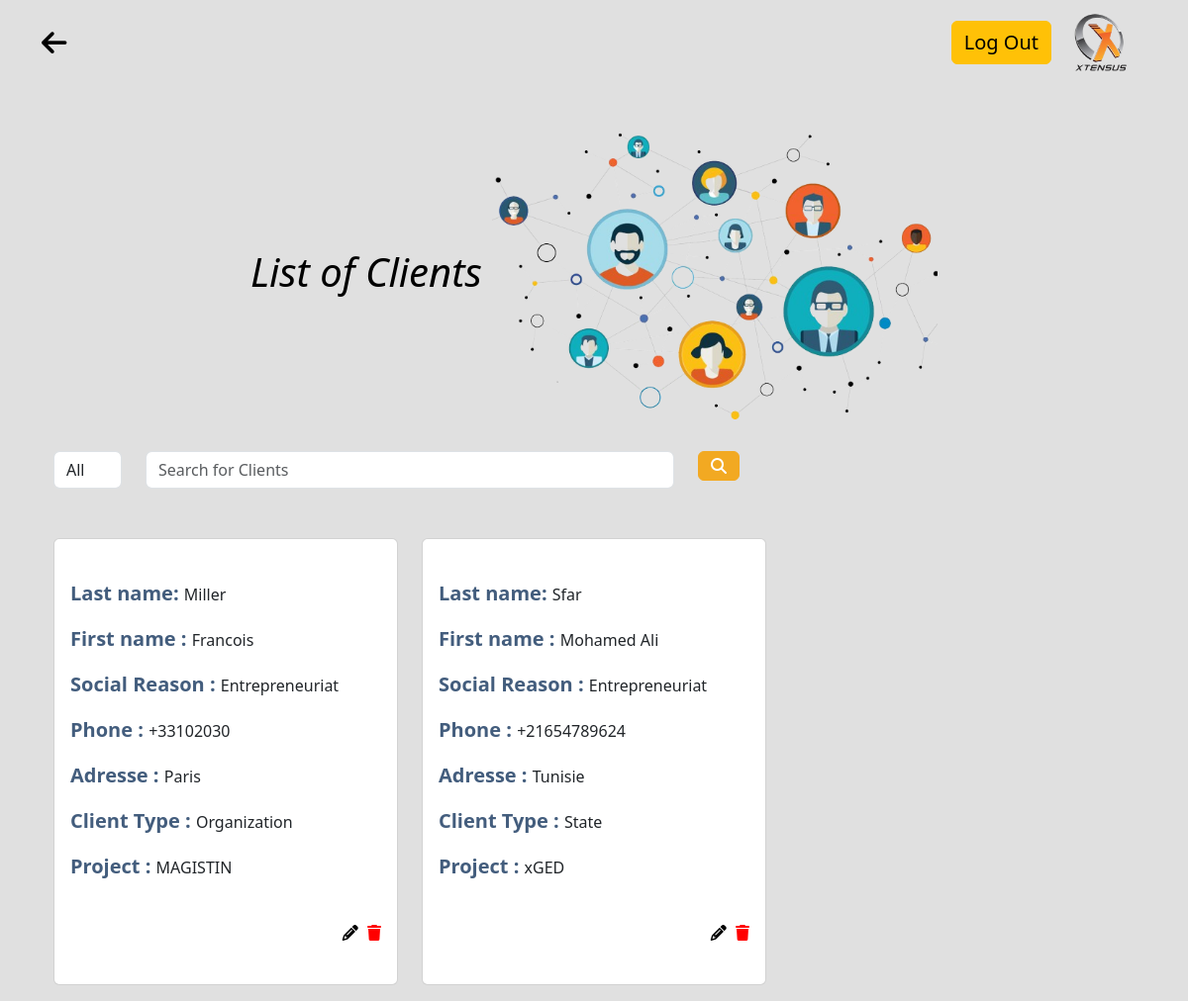
Page /Clients.php on the committed database.
### tables this page shows
CREATE TABLE `client` (
  `ClientId` int(4) NOT NULL,
  `Nom` varchar(40) NOT NULL,
  `Prenom` varchar(40) NOT NULL,
  `RaisonSociale` varchar(40) NOT NULL,
  `Telephone` varchar(40) NOT NULL,
  `Adresse` varchar(100) NOT NULL,
  `ClientTypeId` int(4) NOT NULL
);

CREATE TABLE `clienttype` (
  `ClientTypeId` int(4) NOT NULL,
  `Libelle` varchar(100) NOT NULL
);

CREATE TABLE `projet` (
  `ProjetId` int(4) NOT NULL,
  `Titre` varchar(40) NOT NULL,
  `Duree` varchar(40) NOT NULL,
  `Date` date NOT NULL,
  `logo` varchar(40) NOT NULL,
  `pDescription` varchar(1000) NOT NULL,
  `Description` varchar(10000) NOT NULL
);

### connexion.php (called while the page is built, shortened)
<?php
include('dbconfig.php');

### Clients.php (the view, shortened to what this page needs)
<head>
<link href="https://cdn.jsdelivr.net/npm/bootstrap@5.3.2/dist/css/bootstrap.min.css" rel="stylesheet">
<link rel="stylesheet" href="https://cdnjs.cloudflare.com/ajax/libs/font-awesome/6.4.2/css/all.min.css" />
<link rel="stylesheet" href="https://cdnjs.cloudflare.com/ajax/libs/font-awesome/6.4.2/css/all.min.css" />
    <link href="https://cdn.jsdelivr.net/npm/bootstrap@5.3.2/dist/css/bootstrap.min.css" rel="stylesheet">
</head>
<body style="background-color : #E0E0E0">
<header style="background-color: #E0E0E0; font-size: 20px;">
    <div class="container">
      <nav class="navbar navbar-dark navbar-expand-lg">
      <a href='accueil_administrateur.php  ' style='color:black ; font-size:29px'> <i class='fa-solid fa-arrow-left'></i> </a>
        <div class="collapse navbar-collapse justify-content-end ml-auto" id="navbarNav5" >
          <ul class="navbar-nav mr-auto">
            <a href=Login.php style="font-size: 20px;" class="btn btn-warning ml-md-3">Log Out</a>
          </ul>
        </div>
        <a class="navbar-brand" href="accueil_administrateur.php">
          <img src="xtensus_logo.png" height="60" alt="image" style="padding-left:20px ">
        </a>
      </nav>
    </div>
  </header>
  <br><br>
<h1 style="text-align : center ; color:black; font-size:40px " ><em> List of Clients </em>      <img src="List_Clients.png" width="450px"></h1>
<br>
<div class="container">
	<div class="container">
        <form  class="row"  method='POST' style="padding-left:50 px">
            <div class="col-md-1 ">
            <select class="form-control"  name="ProjetId">
                <option selected value="">All</option>
                <?php
                include("connexion.php") ;
                  ?>
                      </select>
            </div>
            <div class="col-md-6 ">
                <input type="text"  class="form-control" placeholder="Search for Clients " name="searchTitle" />
            </div>
            <div class="col-md-3 ">
            <button style="background-color: #F2A922; border-color: #F2A922;" type="submit" class="btn btn-primary btn-block" name='valider'>
                    <i class="fa-solid fa-magnifying-glass"></i>
                </button>
        </div>
        </form>
        <br>
        <?php
            if (isset($_POST['valider'])) {
                include("connexion.php");
                $i=0;
                $counter = 0;
                $searchTitle = $_POST['searchTitle'];
                $ProjetId = $_POST['ProjetId'];
                if ($ProjetId == "") {
                    $query = "SELECT Titre, Client.ClientId, Nom, Prenom, Telephone, Adresse, Client.ClientTypeId, clienttype.ClientTypeId, Libelle, RaisonSociale FROM Client
                    JOIN ClientProjet ON Client.ClientId = ClientProjet.ClientId
                    JOIN Projet ON ClientProjet.ProjetId = Projet.ProjetId
                    JOIN clienttype ON Client.ClientTypeId = clienttype.ClientTypeId
                    WHERE Client.Nom LIKE '%$searchTitle%'";
                                    } else {
                    $query = "SELECT Titre, Client.ClientId, Nom, Prenom, Telephone, Adresse, Client.ClientTypeId, clienttype.ClientTypeId, Libelle, RaisonSociale FROM Client
                    JOIN ClientProjet ON Client.ClientId = ClientProjet.ClientId
                    JOIN Projet ON ClientProjet.ProjetId = Projet.ProjetId
                    JOIN clienttype ON Client.ClientTypeId = clienttype.ClientTypeId
                    WHERE Projet.ProjetId='$ProjetId' AND Client.Nom LIKE '%$searchTitle%'";
                                    }
                $result = $connexion->query($query);
                while ($m = $result->fetch(PDO::FETCH_ASSOC)) {
                  if ($counter % 3 == 0) {
                    echo "<div class='row row-cols-3'>";
                }
                  echo "
                    <div class='col-md-4'>
                    <div class='card mb-3' style='max-width: 550px ; '>
                  <div class='row g-0'  >
                    <div class='col-md-8' style='width:100% ; '>
                      <div class='card-body' >
                      <br>
                        <p><span> Last name: </span>" . $m['Nom'] . " </p>
                        <p><span> First name : </span>" . $m['Prenom'] . " </p>
                        <p><span> Social Reason : </span>" . $m['RaisonSociale'] . " </p>
                        <p><span> Phone : </span>" . $m['Telephone'] . " </p>
                        <p><span> Adresse : </span>" . $m['Adresse'] . " </p>
                        <p><span> Client Type : </span>" . $m['Libelle'] . " </p>
                        <p><span> Project : </span>" . $m['Titre'] . " </p>
                        <br> <div style='float: right; '><a href=modifier_Client.php?ClientId=" . $m['ClientId'] . " class='a1'><i class='fa-solid fa-pencil'></i></a>
                        <a href=supprimer_Clients.php?ClientId=" . $m['ClientId'] . " class='a2' onclick='confirmation(event)' ><i class='fa-solid fa-trash'></i></a></div>" ;
                       echo" <br> <br>
                        </div>
                        </div>
                      </div>
                    </div>
                  </div>
                " ;
                $counter++;
                $i++;
                if ($counter % 3 == 0) {
                    echo "</div>";
                }
            } }
            else {
      include("connexion.php");
      $counter = 0;
      $query = "SELECT Titre, Client.ClientId, Nom, Prenom, Telephone, Adresse, Client.ClientTypeId, clienttype.ClientTypeId, Libelle, RaisonSociale FROM Client
JOIN ClientProjet ON Client.ClientId = ClientProjet.ClientId
JOIN Projet ON ClientProjet.ProjetId = Projet.ProjetId
JOIN clienttype ON Client.ClientTypeId = clienttype.ClientTypeId ";
                $result = $connexion->query($query);
                while ($m = $result->fetch(PDO::FETCH_ASSOC)) {
                  if ($counter % 3 == 0) {
                    echo "<div class='row row-cols-3'>";
                }
                  echo "
                    <div class='col-md-4'>
                    <div class='card mb-3' style='max-width: 550px ; '>
                  <div class='row g-0'  >
                    <div class='col-md-8' style='width:100% ; '>
                      <div class='card-body' >
                      <br>
                      <p><span> Last name: </span>" . $m['Nom'] . " </p>
                        <p><span> First name : </span>" . $m['Prenom'] . " </p>
                        <p><span> Social Reason : </span>" . $m['RaisonSociale'] . " </p>
                        <p><span> Phone : </span>" . $m['Telephone'] . " </p>
                        <p><span> Adresse : </span>" . $m['Adresse'] . " </p>
                        <p><span> Client Type : </span>" . $m['Libelle'] . " </p>
                        <p><span> Project : </span>" . $m['Titre'] . " </p>
                        <br> <div style='float: right; '><a href=modifier_Client.php?ClientId=" . $m['ClientId'] . " class='a1'><i class='fa-solid fa-pencil'></i></a>
                        <a href=supprimer_Clients.php?ClientId=" . $m['ClientId'] . " class='a2' onclick='confirmation(event)' ><i class='fa-solid fa-trash'></i></a></div>" ;
                       echo" <br> <br>
                        </div>
                        </div>
                      </div>
                    </div>
                  </div>
                " ;
  $counter++;
            }}
            ?>
      </div>
      </div>

### dbconfig.php (shortened to what this page needs)
<html>
<head>
</head>
<body>

### Clients.php (style rules this page uses)
.a1 { color:black ; text-decoration:none; font-weight:bold ; padding-right: 5px; }
.a2 { color:red ; }
span { color:#435d7d ; font-weight:bold ; font-size:20px }

### rows in the picture
client: Nom "Miller", Prenom "Francois", RaisonSociale "Entrepreneuriat", Telephone "+33102030", Adresse "Paris", ClientTypeId.Libelle "Organization", projet.Titre "MAGISTIN"
client: Nom "Sfar", Prenom "Mohamed Ali", RaisonSociale "Entrepreneuriat", Telephone "+21654789624", Adresse "Tunisie", ClientTypeId.Libelle "State", projet.Titre "xGED"
